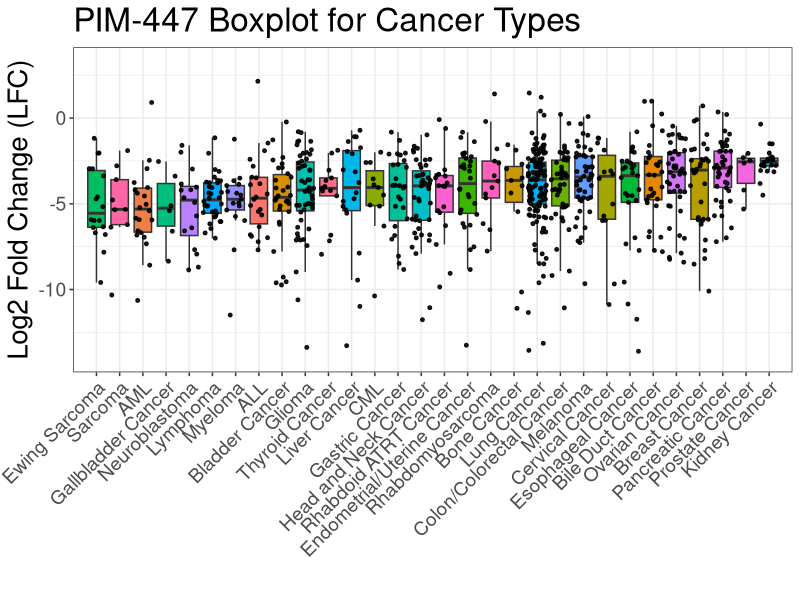
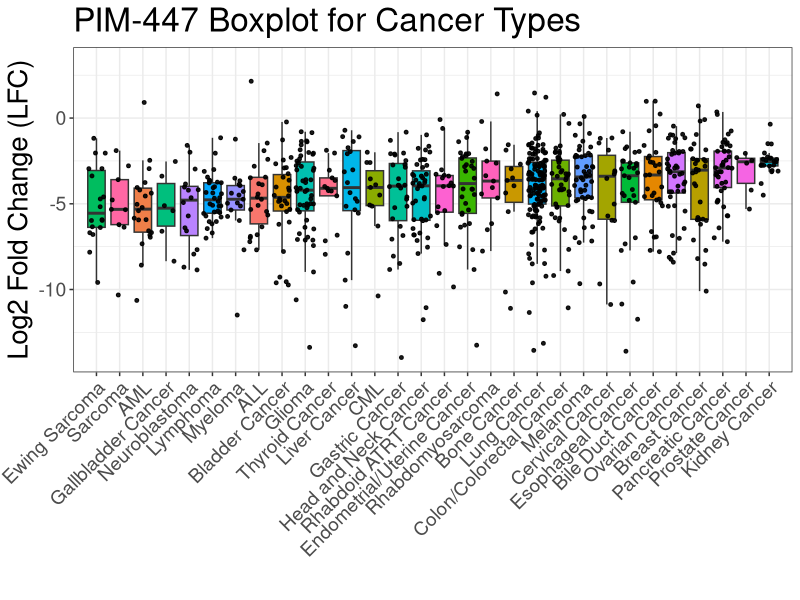

These charts were generated, in order, by the following R code:
# Подключение библиотек
library(tidyverse)
library(ggrepel)
library(openxlsx)
library(glue)

# Загрузка данных
data <- read.csv("./pim-447_boxplot_data.csv")

# Убираем пустые значения
data <- na.omit(data)

# Построение графика boxplot
ggplot(data, aes(x=reorder(primary_disease_renamed, log2_fold_change, median), y=log2_fold_change, fill=primary_disease_renamed)) + 
  geom_boxplot(outlier.shape=NA, show.legend = FALSE) + # Boxplot
  geom_jitter(size=1, alpha=0.9, show.legend = FALSE) + # Индивидуальные точки без окрашивания
  theme_bw() +
  theme(
    axis.text.x = element_text(angle = 45, vjust = 1, hjust=1),
    axis.title = element_text(size = 20),
    axis.text = element_text(size = 14),
    legend.title = element_blank(), # Убираем заголовок легенды (на случай, если остается)
    plot.title = element_text(size=24)
  ) +
  ylim(min(data$log2_fold_change, na.rm = TRUE), max(data$log2_fold_change, na.rm = TRUE)) + # Динамическое ограничение Y
  labs(title= 'PIM-447 Boxplot for Cancer Types', y='Log2 Fold Change (LFC)', x='') + 
  guides(fill= 'none') + # Отключение легенды для fill
  scale_x_discrete(expand = c(0, 1)) # Заполнение пустого пространства на оси X

# Сохранение графика
ggsave(glue('./pim-447_boxplot.png'), 
       width = 12, height = 8, dpi = 300, units = "in")
